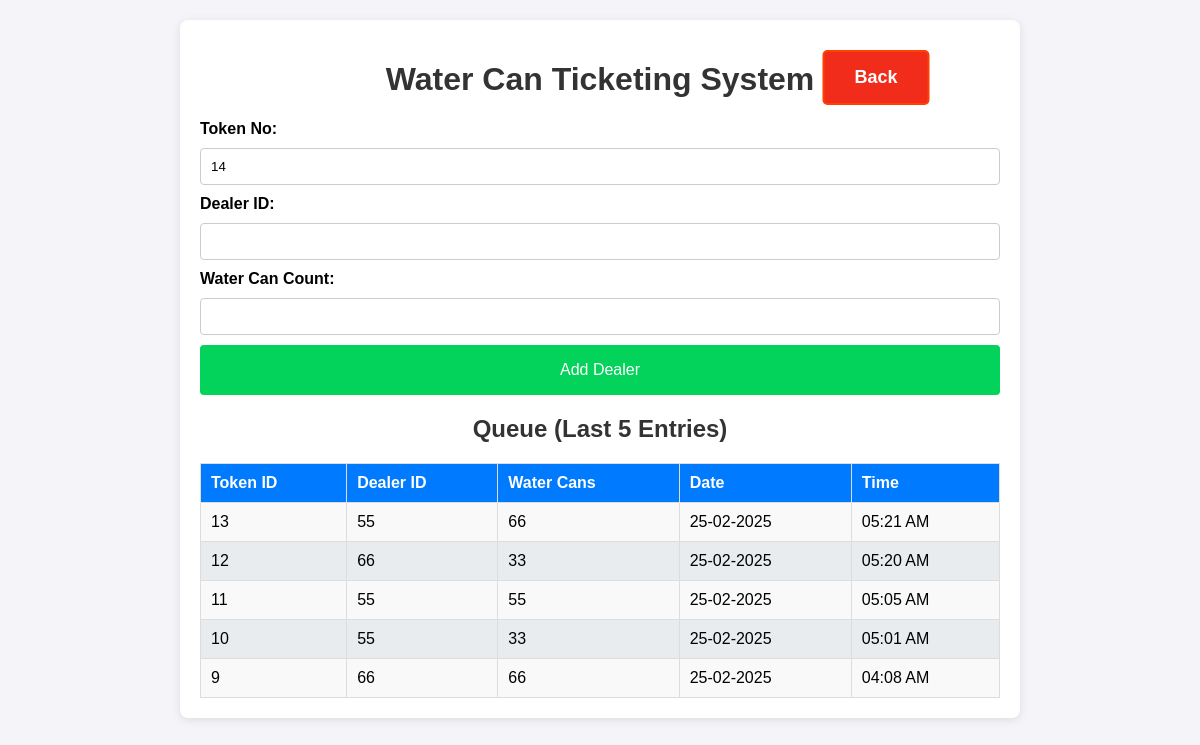
The page /data_entry on the database as committed earlier.
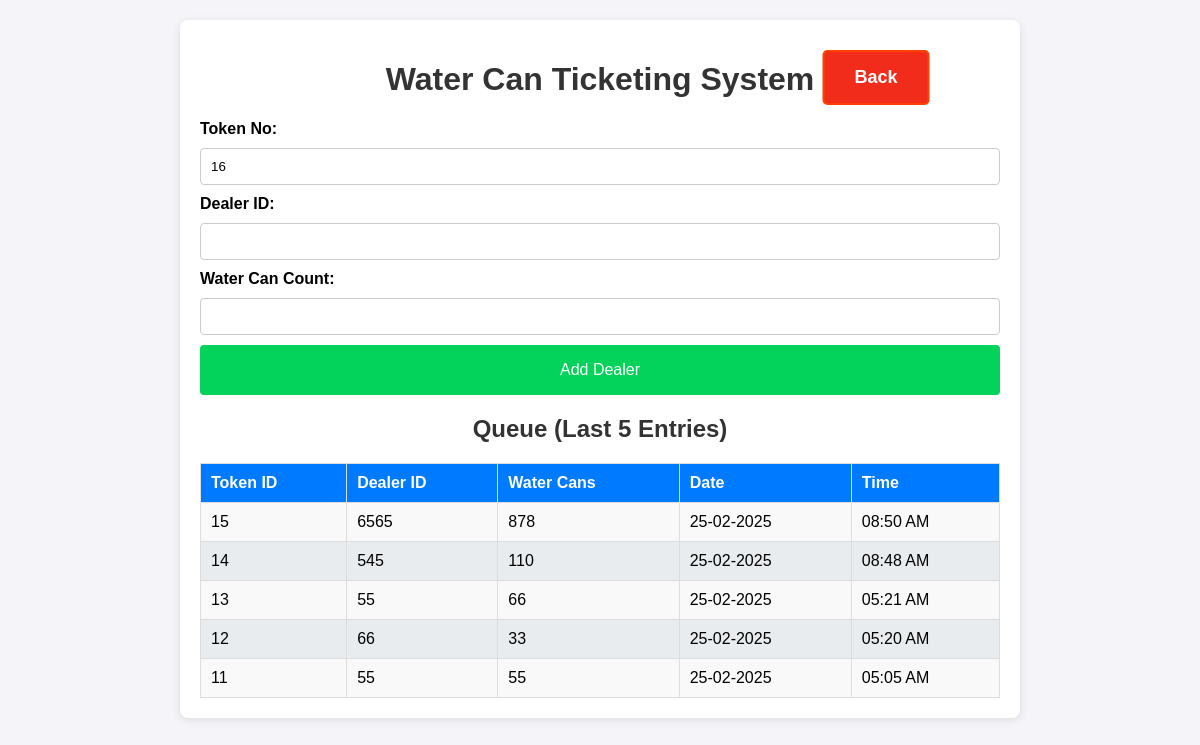
The same page on the database as committed later.
### app.py (models this page shows, shortened)
class Dealer(db.Model):
    id = db.Column(db.Integer, primary_key=True)
    dealer_id = db.Column(db.String(100), nullable=False)
    water_can_count = db.Column(db.Integer, nullable=False)
    timestamp = db.Column(db.DateTime, default=datetime.now)
    token_id = db.Column(db.Integer, nullable=False)  # Daily resetting token ID
    @property
    def formatted_date(self):
        return self.timestamp.strftime("%d-%m-%Y")  # Format the date
    @property
    def formatted_time(self):
        return self.timestamp.strftime("%I:%M %p")  # Format the time in 12-hour format

### app.py (the view)
@app.route('/data_entry')
def data_entry(error_message=None):
    dealer_queue = Dealer.query.order_by(Dealer.timestamp.desc()).limit(5).all()
    token_no = get_next_token_id()
    return render_template('data_entry.html', queue=dealer_queue, token_no = token_no, error_message=error_message)

### app.py (called while the page is built)
def get_next_token_id():
    today = datetime.today().date()
    tokens_today = Dealer.query.with_entities(Dealer.token_id)\
        .filter(func.date(Dealer.timestamp) == today)\
        .order_by(Dealer.token_id.asc())\
        .all()
    token_ids = [token[0] for token in tokens_today]
    max_token_id = max(token_ids) if len(token_ids)>0 else 0
    for i in range(1, max_token_id + 2):
        if i not in token_ids:
            return i
    return 1

### templates/data_entry.html (shortened to what this page needs)
<!DOCTYPE html>
<html lang="en">
<head>
    <link rel="stylesheet" href="/static/styles.css">
</head>
<body>
    <div class="container">
        <h1>Water Can Ticketing System</h1>
        <form action="/add_dealer" method="POST" class="form">
            <label for="token_no">Token No:</label>
            <input type="text" id="token_no" name="token_no" value="{{token_no}}" required >
            <label for="dealer_id">Dealer ID:</label>
            <input type="text" id="dealer_id" name="dealer_id" required autofocus>
            <label for="water_can_count">Water Can Count:</label>
            <input type="number" id="water_can_count" name="water_can_count" required>
            <button type="submit" class="btn">Add Dealer</button>
        </form>
        <h2>Queue (Last 5 Entries)</h2>
        <table>
            <thead>
                <tr>
                    <th>Token ID</th>
                    <th>Dealer ID</th>
                    <th>Water Cans</th>
                    <th>Date</th>
                    <th>Time</th>
                </tr>
            </thead>
            <tbody>
                {% for entry in queue %}
                <tr>
                    <td>{{ entry.token_id }}</td>
                    <td>{{ entry.dealer_id }}</td>
                    <td>{{ entry.water_can_count }}</td>
                    <td>{{ entry.formatted_date }}</td>
                    <td>{{ entry.formatted_time }}</td>
                </tr>
                {% endfor %}
            </tbody>
        </table>
    </div>
    <a href="/" class="back">Back</a>
</body>
</html>

### static/styles.css (style rules this page uses)
body { font-family: Arial, sans-serif; background-color: #f4f4f9; margin: 0; padding: 0; }
.container { max-width: 800px; margin: 20px auto; background: #fff; padding: 20px; border-radius: 8px; box-shadow: 0 2px 10px rgba(0, 0, 0, 0.1); }
h1, h2 { color: #333; text-align: center; }
.form { display: flex; flex-direction: column; gap: 10px; margin-bottom: 20px; }
.form label { font-weight: bold; }
.form input { padding: 10px; border: 1px solid #ccc; border-radius: 4px; }
.btn { background-color: #03d35a; color: #fff; border: none; padding: 10px; border-radius: 4px; cursor: pointer; font-size: medium; height: 50px; }
table { width: 100%; border-collapse: collapse; margin-top: 10px; }
h2 { text-align: center; margin-bottom: 20px; }
table th, table td { padding: 10px; border: 1px solid #ddd; text-align: left; }
table th { background-color: #007bff; color: white; }
table tbody tr:nth-child(odd) { background-color: #f9f9f9; }
table tbody tr:nth-child(even) { background-color: #e9ecef; }
a { display: inline-block; padding: 15px 30px; font-size: 18px; font-weight: bold; text-align: center; text-decoration: none; background-color: #007bff; color: white; border-radius: 5px; border: 2px solid #007bff; transition: all 0.3s ease; position: absolute; left: 50%; transform: translateX(-50%); transition: transform 0.2s, background-color 0.2s; }
.back { background-color: #f22c1a; border: 2px solid #ff4000; top: 50px; left: 73%; }

Rows that differ between the two databases and show on the page:
no longer on this page (row unchanged): Dealer: token_id "10", dealer_id "55", water_can_count "33", formatted_date "25-02-2025", formatted_time "05:01 AM"
no longer on this page (row unchanged): Dealer: token_id "9", dealer_id "66", water_can_count "66", formatted_date "25-02-2025", formatted_time "04:08 AM"
added Dealer: token_id "15", dealer_id "6565", water_can_count "878", formatted_date "25-02-2025", formatted_time "08:50 AM"
added Dealer: token_id "14", dealer_id "545", water_can_count "110", formatted_date "25-02-2025", formatted_time "08:48 AM"
Other text that changed with them:
form field token_no: "14" → "16"
